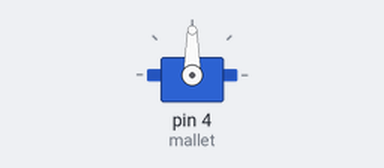
Bench run of a sketch on a simulated Arduino Uno, built with avr-gcc and run on an emulated ATmega328P. Parts: servo.

Above: at 0.05 s.
At 4.0 s:
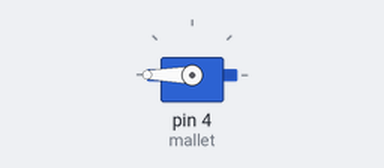
Timing chart, 0 to 5.2 s (numbered marks = the images above):
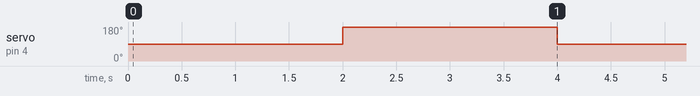

The sketch:

test_servo.ino
```cpp
#include <Servo.h>

Servo mallet;

void setup() {
  // put your setup code here, to run once:
  mallet.attach(4);

}

void loop() {
  mallet.write(90);
  delay(2000);
  mallet.write(180);
  delay(2000);
  mallet.write(90);
  delay(2000);
    mallet.write(180);
  delay(2000);
}
```

Measured:
- by itself, servo on pin 4 (mallet): alternates 180° for 2.0 s and 90° for 2.0 s
